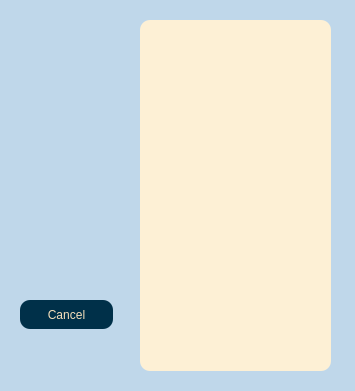
<?xml version="1.0" encoding="UTF-8"?>
<ui version="4.0">
 <class>ForwardBox</class>
 <widget class="QDialog" name="ForwardBox">
  <property name="geometry">
   <rect>
    <x>0</x>
    <y>0</y>
    <width>355</width>
    <height>391</height>
   </rect>
  </property>
  <property name="windowTitle">
   <string>Dialog</string>
  </property>
  <property name="styleSheet">
   <string notr="true">background-color:rgb(191, 215, 234);</string>
  </property>
  <widget class="QListWidget" name="listWidget">
   <property name="geometry">
    <rect>
     <x>140</x>
     <y>20</y>
     <width>191</width>
     <height>351</height>
    </rect>
   </property>
   <property name="cursor" stdset="0">
    <cursorShape>PointingHandCursor</cursorShape>
   </property>
   <property name="styleSheet">
    <string notr="true">background-color:rgb(253, 240, 213);
border-radius: 10%;</string>
   </property>
  </widget>
  <widget class="QPushButton" name="pushButton">
   <property name="geometry">
    <rect>
     <x>20</x>
     <y>300</y>
     <width>93</width>
     <height>29</height>
    </rect>
   </property>
   <property name="cursor">
    <cursorShape>PointingHandCursor</cursorShape>
   </property>
   <property name="styleSheet">
    <string notr="true">background-color:rgb(0, 48, 73);
border-radius: 10px;
color:rgb(245, 223, 187);</string>
   </property>
   <property name="text">
    <string>Cancel</string>
   </property>
  </widget>
 </widget>
 <resources/>
 <connections/>
</ui>
